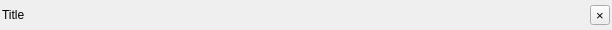
<?xml version="1.0" encoding="UTF-8"?>
<ui version="4.0">
 <class>DockPanelTitleBar</class>
 <widget class="QWidget" name="DockPanelTitleBar">
  <property name="geometry">
   <rect>
    <x>0</x>
    <y>0</y>
    <width>612</width>
    <height>30</height>
   </rect>
  </property>
  <property name="minimumSize">
   <size>
    <width>0</width>
    <height>30</height>
   </size>
  </property>
  <property name="maximumSize">
   <size>
    <width>16777215</width>
    <height>580</height>
   </size>
  </property>
  <property name="windowTitle">
   <string>Title</string>
  </property>
  <layout class="QHBoxLayout" name="horizontalLayout" stretch="0,5,1">
   <property name="spacing">
    <number>2</number>
   </property>
   <property name="sizeConstraint">
    <enum>QLayout::SetDefaultConstraint</enum>
   </property>
   <property name="leftMargin">
    <number>2</number>
   </property>
   <property name="topMargin">
    <number>2</number>
   </property>
   <property name="rightMargin">
    <number>2</number>
   </property>
   <property name="bottomMargin">
    <number>2</number>
   </property>
   <item>
    <widget class="QLabel" name="Title">
     <property name="maximumSize">
      <size>
       <width>16777215</width>
       <height>28</height>
      </size>
     </property>
     <property name="text">
      <string>Title</string>
     </property>
    </widget>
   </item>
   <item>
    <spacer name="horizontalSpacer">
     <property name="orientation">
      <enum>Qt::Horizontal</enum>
     </property>
     <property name="sizeType">
      <enum>QSizePolicy::Expanding</enum>
     </property>
     <property name="sizeHint" stdset="0">
      <size>
       <width>551</width>
       <height>23</height>
      </size>
     </property>
    </spacer>
   </item>
   <item>
    <widget class="QToolButton" name="closeButton">
     <property name="minimumSize">
      <size>
       <width>20</width>
       <height>20</height>
      </size>
     </property>
     <property name="maximumSize">
      <size>
       <width>20</width>
       <height>20</height>
      </size>
     </property>
     <property name="font">
      <font>
       <pointsize>10</pointsize>
      </font>
     </property>
     <property name="text">
      <string>×</string>
     </property>
    </widget>
   </item>
  </layout>
 </widget>
 <resources/>
 <connections/>
</ui>
